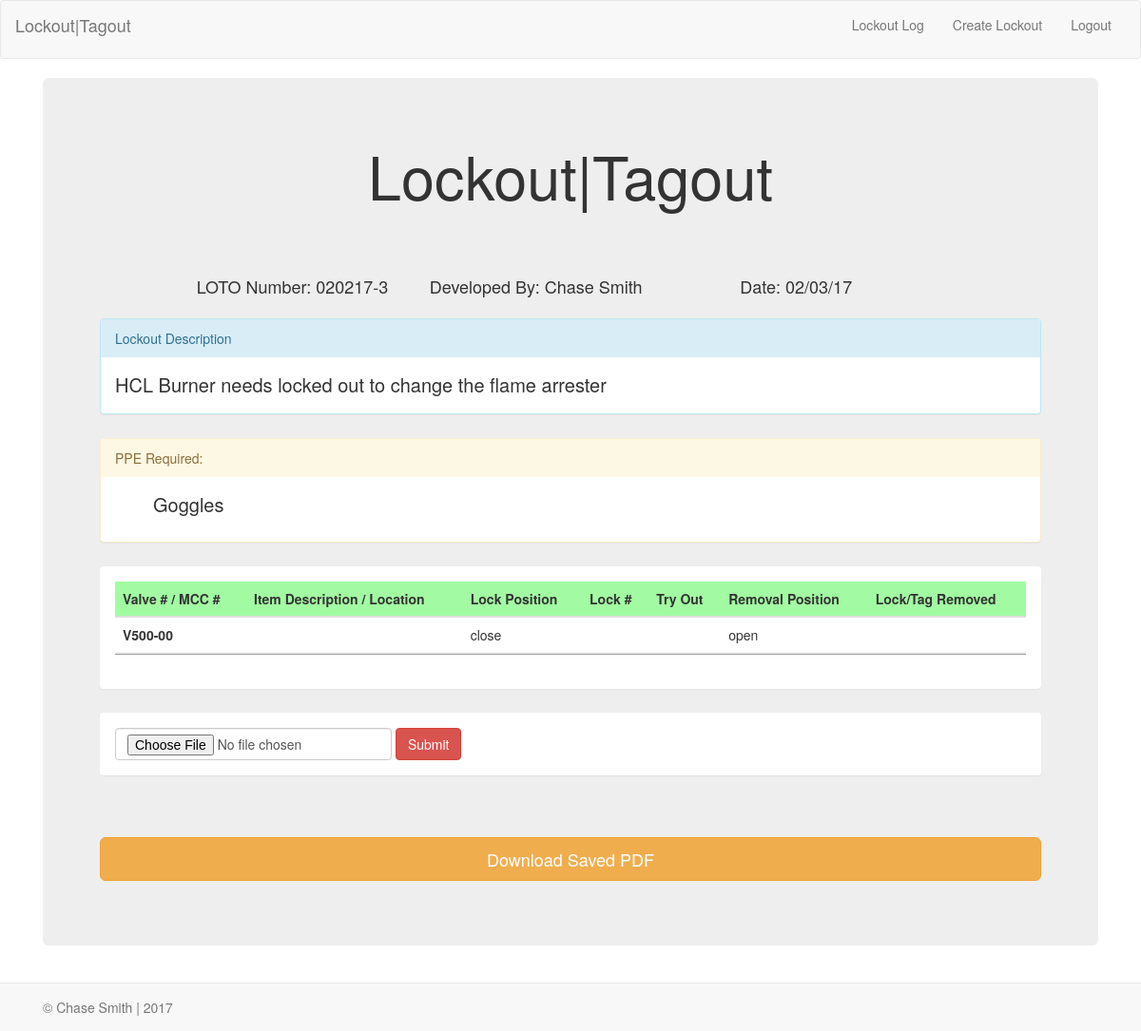
Page /lockout/3 (signed in) on the committed database.
### models.py (models this page shows, shortened)
class Lockout(db.Model):
    __tablename__="lockout"
    id=db.Column(db.Integer, primary_key=True)
    lockout_number=db.Column(db.String(10), nullable=False)
    lockout_description=db.Column(db.String(200), nullable=False)
    lockout_author = db.relationship('User', backref=db.backref('lockout_author', lazy='dynamic'))
    user_id=db.Column('user_id', db.Integer, db.ForeignKey('user.id'))
    filename=db.Column(db.String(300), nullable=True)
    status=db.Column(db.Boolean(), default=True)
    goggles=db.Column(db.Boolean(), default=False)
    faceshield=db.Column(db.Boolean(),default=False)
    fullface=db.Column(db.Boolean(), default=False)
    dustmask=db.Column(db.Boolean(), default=False)
    leathergloves=db.Column(db.Boolean(), default=False)
    saranax=db.Column(db.Boolean(), default=False)
    nitrilegloves=db.Column(db.Boolean(), default=False)
    chemicalgloves=db.Column(db.Boolean(), default=False)
    chemicalsuit=db.Column(db.Boolean(),default=False)
    tyrex=db.Column(db.Boolean(),default=False)
    rubberboots=db.Column(db.Boolean(),default=False)
    sar=db.Column(db.Boolean(),default=False)
    data=db.Column(db.LargeBinary(),nullable=True)
    date=db.Column(db.DateTime)
    ppe=db.Column(db.String(50), nullable=True)

class User(UserMixin, db.Model):
    __tablename__="user"
    id=db.Column(db.Integer, primary_key=True)
    username=db.Column(db.String(20), unique=True)
    first_name=db.Column(db.String(20), nullable=False)
    last_name=db.Column(db.String(20), nullable=False)
    position=db.Column(db.String(50), nullable=False)

class Lockout_Line(db.Model):
    __tablename__="lockout_line"
    id=db.Column(db.Integer, primary_key=True)
    valve_number=db.Column(db.String(10), nullable=False)
    line_description=db.Column(db.String(50), nullable=True)
    lock_position=db.Column(db.String(10), nullable=False)
    removal_position=db.Column(db.String(10), nullable=False)
    lockout=db.relationship('Lockout', backref=db.backref('lockout', lazy='dynamic'))
    lockout_id=db.Column('lockout_id', db.Integer, db.ForeignKey('lockout.id'))

### app.py (the view)
@app.route('/lockout/<int:this_lockout_id>', methods=['POST', 'GET'])
@login_required
def this_lockout(this_lockout_id):
    this_lockout=db.session.query(Lockout).filter_by(id=this_lockout_id).first()
    lockout_lines=this_lockout.lockout
    if request.method=='POST':
        files = request.files['file']
        filename=files.filename
        files.save(os.path.join(app.config['UPLOAD_FOLDER'], filename))
        this_file=db.session.query(Lockout).filter_by(id=this_lockout.id).first()
        this_file.filename=files.filename
        this_file.data=files.read()
        this_lockout.status=False
        db.session.commit()
        return redirect(url_for('index'))
    else:
        return render_template('upload.html', this_lockout=this_lockout, lockout_lines=lockout_lines)

### app.py (called while the page is built)
@login_manager.user_loader
def load_user(user_id):
    return db.session.query(User).get(user_id)

### templates/upload.html (shortened to what this page needs)
{% extends "base.html" %}
{% import "bootstrap/wtf.html" as wtf %}
{% block content %}
<div class="container-fluid">
  <div class="jumbotron">
    <div class="col-md-12" style="text-align: center; padding-bottom: 60px;">
      <h1>  Lockout|Tagout </h1>
    </div>
    <div class="row" style="padding: 20px; font-size: 18px;">
        <div class="col-lg-3 col-lg-offset-1">LOTO Number: {{ this_lockout.lockout_number }}</div>
        <div class="col-lg-4">Developed By: {{ this_lockout.lockout_author.first_name }} {{ this_lockout.lockout_author.last_name }}</div>
        <div class="col-lg-4">Date: {{ this_lockout.date.strftime("%m/%d/%y") }}</div>
    </div>
    <div class="panel-group">
      <div class="panel panel-info" style="margin-bottom: 25px;">
        <div class="panel-heading">Lockout Description</div>
        <div class="panel-body" style="font-size: 20px;">{{ this_lockout.lockout_description }}</div>
      </div>
      <div class="panel panel-warning" style="margin-bottom: 25px;">
        <div class="panel-heading">PPE Required:</div>
        <div class="panel-body" style="font-size: 20px;">
          <ul style="list-style: none;">
            {% if this_lockout.goggles == True %}
              <li>Goggles</li>
            {% endif %}
          </ul>
        </div>
      </div>
    <div class="panel" style="margin-bottom: 25px;">
      <div class="panel-body">
        <table class="table">
          <thead>
            <tr style="background-color: #A2FBA2;">
              <th>Valve # / MCC #</th>
              <th>Item Description / Location</th>
              <th>Lock Position</th>
              <th>Lock #</th>
              <th>Try Out</th>
              <th>Removal Position</th>
              <th>Lock/Tag Removed</th>
            </tr>
          </thead>
          <tbody style="padding-bottom: 15px;">
        {% for each in lockout_lines %}
            <tr style="border-bottom: inset;">
              <th scope="row">{{ each.valve_number}}</th>
                <td>{{ each.line_description }}</td>
                <td>{{ each.lock_position }}</td>
                <td></td>
                <td></td>
                <td>{{ each.removal_position }}</td>
                <td></td>
            </tr>
        {% endfor %}
          </tbody>
        </table>
      </div>
      </div>
      <div class="panel" style="margin-bottom: 25px;">
        <div class="panel-body">
          <form class="form-inline" method="POST" enctype=multipart/form-data action="/lockout/{{this_lockout.id}}">
            <div class="form-group mx-sm-12">
              <input type="file" class="form-control mb-2 mr-sm-2 mb-sm-0" name="file" class="file" id="attach" placeholder="Attach File">
              <button type="submit" class="btn btn-danger">Submit</button>
            </div>
          </form>
        </div>
      </div>
      <div style="padding-top: 40px;">
        <a class="btn btn-warning btn-lg btn-block" href="/static/lockout/{{this_lockout.filename}}" download="{{this_lockout.filename}}">Download Saved PDF</a>
      </div>
  </div>
</div>
{% endblock %}

### rows in the picture
Lockout: lockout_number "020217-3", date "02/03/17", lockout_description "HCL Burner needs locked out to change the flame arrester"
User: lockout_author.first_name "Chase", lockout_author.last_name "Smith"
Lockout_Line: valve_number "V500-00", lock_position "close", removal_position "open"
